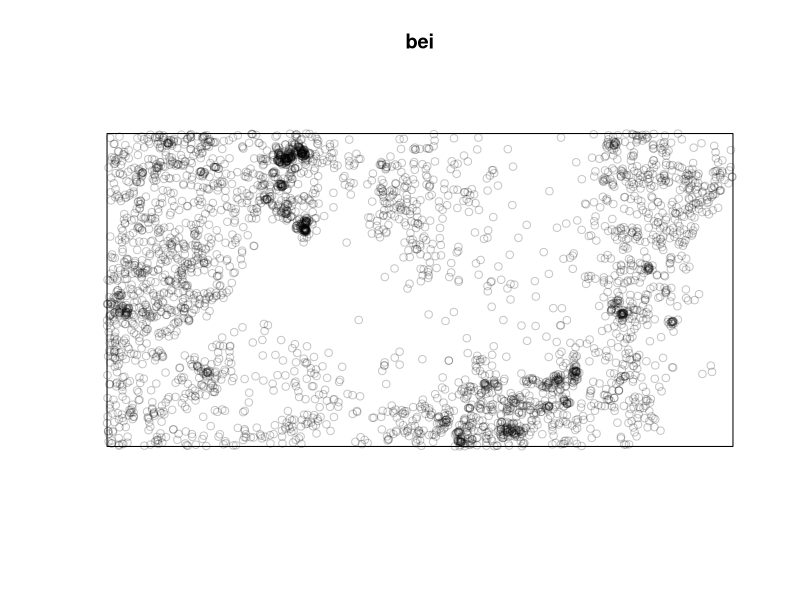
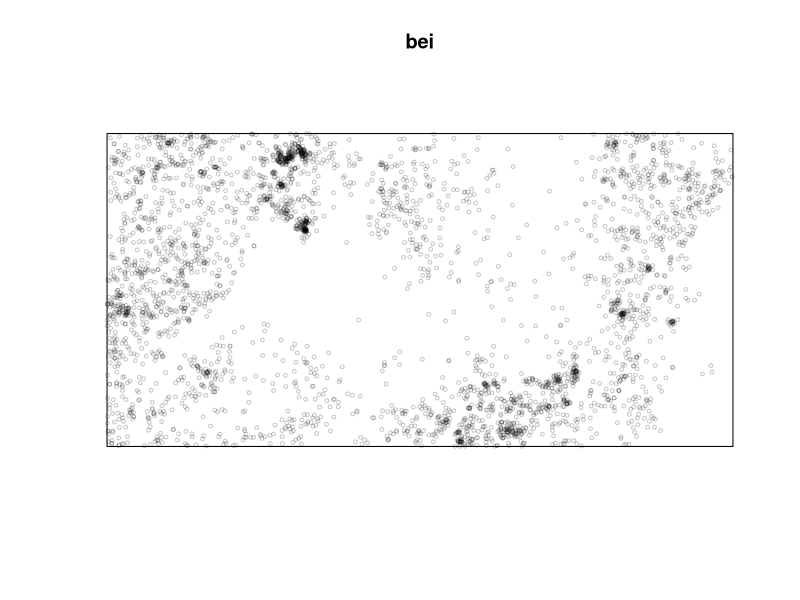
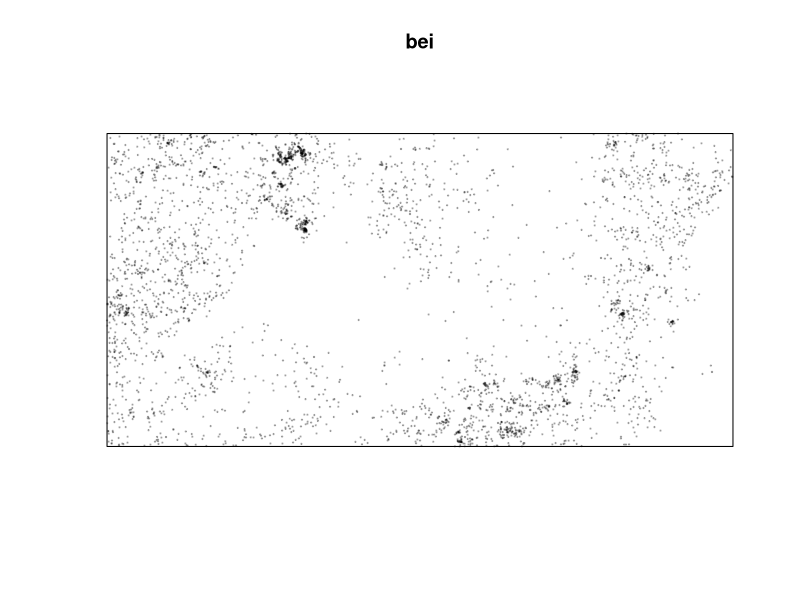
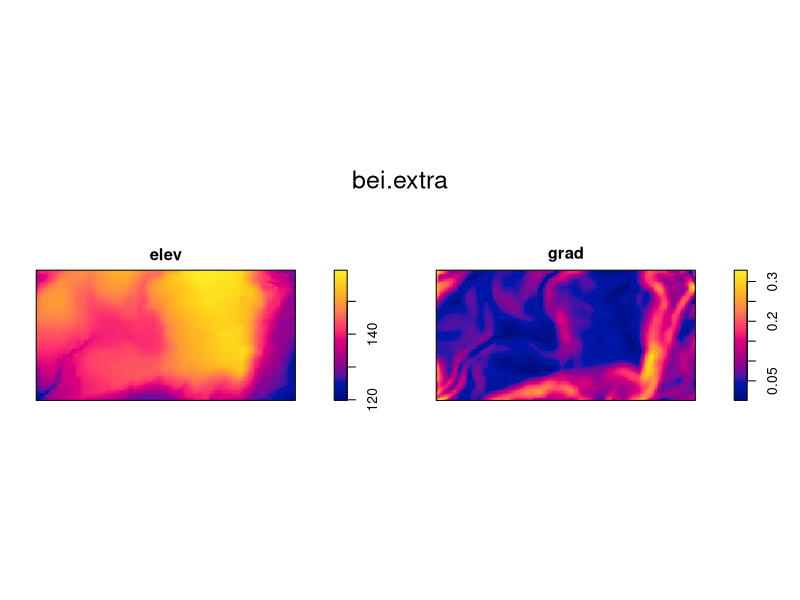
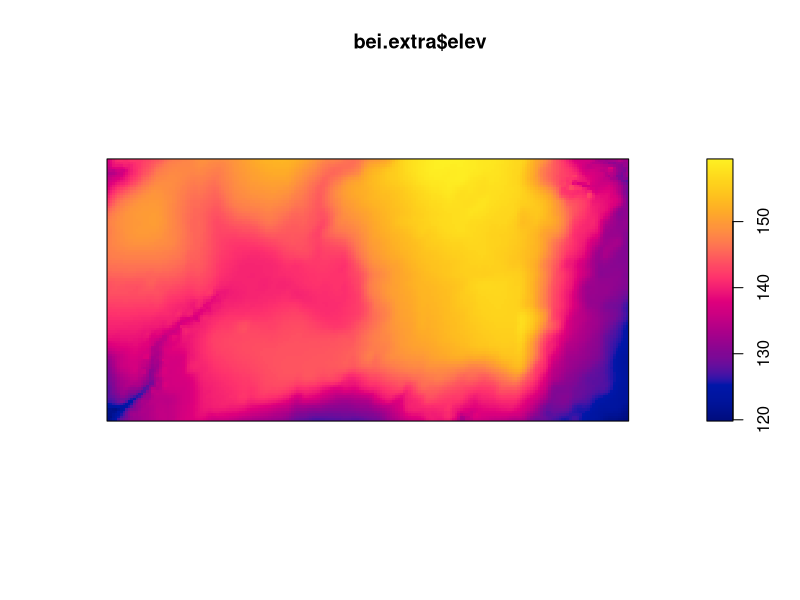
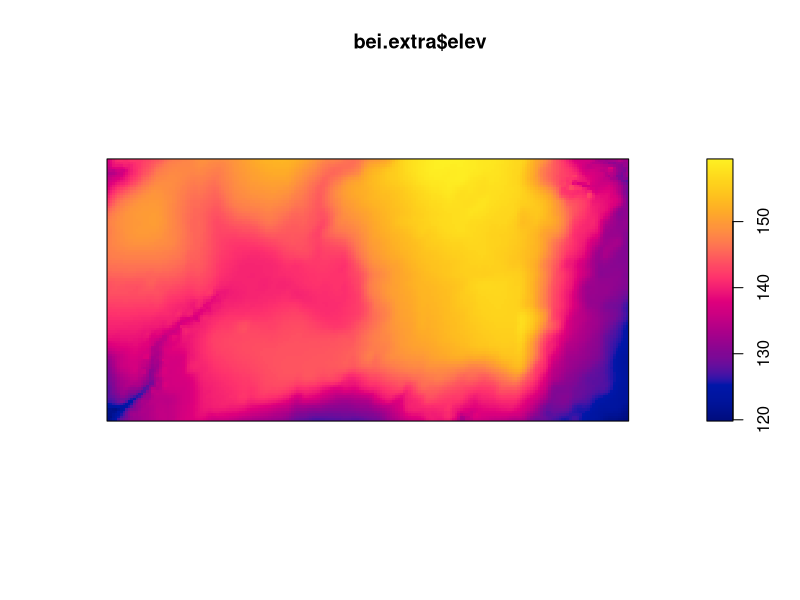

Generate these figures, in order, with R:
# Code related to population growth

# Let's install spatstat, which allows us to make a spatial point pattern analisys

install.packages("spatstat") #the quotes are needed because the package we want to install is outside R

library(spatstat) # to chekc if the package has already been installed

# Let's see how a population is pointed in space

# we are using data from outside R, in order to previously understand how they work

# Let's use the bei data:

#data description:

#https://cran.r-project.org

# plotting the data
plot(bei) # as the points are too big for this area, we'll change their shame

# changing dimension - cex
plot(bei,cex=.5)

# why are the trees clumbed in some area?

#changing the symbol  - pch
plot(bei,cex=.2,pch=19)

# additional datasets
bei.extra # it has two elements: elevation and grad

plot(bei.extra) #here we have the raster file

# Let's use only part of the dataset: elev
bei.extra$elev  #$ sign links elevation to the dataset
plot(bei.extra$elev) 
elevation <- plot(bei.extra$elev)  #elevation has been assignet to an homonimous object, simple to find
bei.extra[1] #take the fist element, so it's anothe way to isolate elevation
elevation2 <- bei.extra[[1]]
